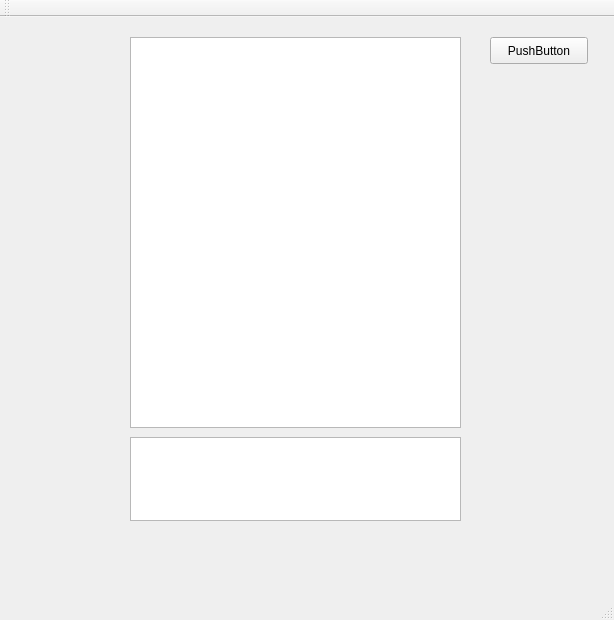
<?xml version="1.0" encoding="UTF-8"?>
<ui version="4.0">
 <class>MainWindow</class>
 <widget class="QMainWindow" name="MainWindow">
  <property name="geometry">
   <rect>
    <x>0</x>
    <y>0</y>
    <width>614</width>
    <height>620</height>
   </rect>
  </property>
  <property name="windowTitle">
   <string>MainWindow</string>
  </property>
  <widget class="QWidget" name="centralWidget">
   <widget class="QTextEdit" name="textEdit">
    <property name="geometry">
     <rect>
      <x>130</x>
      <y>20</y>
      <width>331</width>
      <height>391</height>
     </rect>
    </property>
   </widget>
   <widget class="QPushButton" name="pushButton">
    <property name="geometry">
     <rect>
      <x>490</x>
      <y>20</y>
      <width>98</width>
      <height>27</height>
     </rect>
    </property>
    <property name="text">
     <string>PushButton</string>
    </property>
   </widget>
   <widget class="QPlainTextEdit" name="plainTextEdit">
    <property name="geometry">
     <rect>
      <x>130</x>
      <y>420</y>
      <width>331</width>
      <height>84</height>
     </rect>
    </property>
   </widget>
  </widget>
  <widget class="QMenuBar" name="menuBar">
   <property name="geometry">
    <rect>
     <x>0</x>
     <y>0</y>
     <width>614</width>
     <height>29</height>
    </rect>
   </property>
  </widget>
  <widget class="QToolBar" name="mainToolBar">
   <attribute name="toolBarArea">
    <enum>TopToolBarArea</enum>
   </attribute>
   <attribute name="toolBarBreak">
    <bool>false</bool>
   </attribute>
  </widget>
  <widget class="QStatusBar" name="statusBar"/>
 </widget>
 <layoutdefault spacing="6" margin="11"/>
 <resources/>
 <connections/>
</ui>
